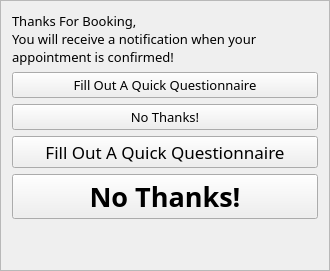
         <widget class="QFrame" name="studentAppointmentConfirmantionFrame">
          <property name="sizePolicy">
           <sizepolicy hsizetype="Fixed" vsizetype="Preferred">
            <horstretch>0</horstretch>
            <verstretch>0</verstretch>
           </sizepolicy>
          </property>
          <property name="minimumSize">
           <size>
            <width>330</width>
            <height>0</height>
           </size>
          </property>
          <property name="font">
           <font>
            <family>Impact</family>
            <pointsize>24</pointsize>
           </font>
          </property>
          <property name="frameShape">
           <enum>QFrame::StyledPanel</enum>
          </property>
          <property name="frameShadow">
           <enum>QFrame::Sunken</enum>
          </property>
          <layout class="QVBoxLayout" name="verticalLayout_3">
           <item>
            <widget class="QLabel" name="studentConfirmationLabel">
             <property name="sizePolicy">
              <sizepolicy hsizetype="Preferred" vsizetype="Minimum">
               <horstretch>0</horstretch>
               <verstretch>0</verstretch>
              </sizepolicy>
             </property>
             <property name="font">
              <font>
               <family>Bahnschrift Light</family>
               <pointsize>10</pointsize>
               <weight>50</weight>
               <bold>false</bold>
              </font>
             </property>
             <property name="text">
              <string>Thanks For Booking,
You will receive a notification when your appointment is confirmed!</string>
             </property>
             <property name="alignment">
              <set>Qt::AlignLeading|Qt::AlignLeft|Qt::AlignTop</set>
             </property>
             <property name="wordWrap">
              <bool>true</bool>
             </property>
            </widget>
           </item>
           <item>
            <widget class="QPushButton" name="studentQuestionnaireButton">
             <property name="font">
              <font>
               <family>Bahnschrift Light</family>
               <pointsize>10</pointsize>
               <weight>50</weight>
               <bold>false</bold>
              </font>
             </property>
             <property name="text">
              <string>Fill Out A Quick Questionnaire</string>
             </property>
            </widget>
           </item>
           <item>
            <widget class="QPushButton" name="studentNoThanks">
             <property name="maximumSize">
              <size>
               <width>16777215</width>
               <height>50</height>
              </size>
             </property>
             <property name="font">
              <font>
               <family>Bahnschrift</family>
               <pointsize>10</pointsize>
               <weight>50</weight>
               <bold>false</bold>
              </font>
             </property>
             <property name="text">
              <string>No Thanks!</string>
             </property>
            </widget>
           </item>
           <item>
            <widget class="QPushButton" name="studentQuestionnaireButtonFromQueue">
             <property name="font">
              <font>
               <family>Bahnschrift</family>
               <pointsize>13</pointsize>
              </font>
             </property>
             <property name="text">
              <string>Fill Out A Quick Questionnaire</string>
             </property>
             <layout class="QHBoxLayout" name="horizontalLayout_8"/>
            </widget>
           </item>
           <item>
            <widget class="QPushButton" name="studentNoThanksFromQueue">
             <property name="font">
              <font>
               <family>Bahnschrift SemiBold</family>
               <pointsize>20</pointsize>
               <weight>75</weight>
               <bold>true</bold>
              </font>
             </property>
             <property name="text">
              <string>No Thanks!</string>
             </property>
            </widget>
           </item>
           <item>
            <spacer name="verticalSpacer_2">
             <property name="orientation">
              <enum>Qt::Vertical</enum>
             </property>
             <property name="sizeHint" stdset="0">
              <size>
               <width>20</width>
               <height>40</height>
              </size>
             </property>
            </spacer>
           </item>
          </layout>
         </widget>
